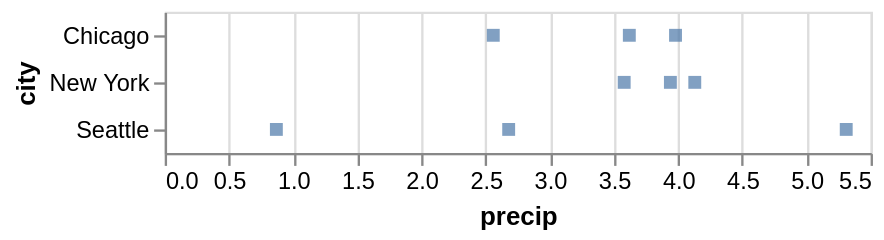

Here is the notebook cell this chart was saved with:
### Markdown cell above
The `encode()` method builds a key-value mapping between encoding channels (such as `x`, `y`, `color`, `shape`, `size`, *etc.*) to fields in the dataset, accessed by field name. For Pandas data frames, Altair automatically determines an appropriate data type for the mapped column, which in this case is the *nominal* type, indicating unordered, categorical values.

Though we've now separated the data by one attribute, we still have multiple points overlapping within each category. Let's further separate these by adding an `x` encoding channel, mapped to the `'precip'` field:

### Code cell
alt.Chart(df).mark_square().encode(
    y='city',
    x='precip'
)

### Figure 1 — Vega-Lite specification as saved in the notebook (floating-point values rounded to 4 significant figures)
{"config": {"view": {"continuousWidth": 300, "continuousHeight": 300}}, "data": {"name": "data-8e72c2f67818e64f2c6d729f1a903405"}, "mark": {"type": "square"}, "encoding": {"x": {"field": "precip", "type": "quantitative"}, "y": {"field": "city", "type": "nominal"}}, "$schema": "https://vega.github.io/schema/vega-lite/v5.20.1.json", "datasets": {"data-8e72c2f67818e64f2c6d729f1a903405": [{"city": "Seattle", "month": "Apr", "precip": 2.68}, {"city": "Seattle", "month": "Aug", "precip": 0.87}, {"city": "Seattle", "month": "Dec", "precip": 5.31}, {"city": "New York", "month": "Apr", "precip": 3.94}, {"city": "New York", "month": "Aug", "precip": 4.13}, {"city": "New York", "month": "Dec", "precip": 3.58}, {"city": "Chicago", "month": "Apr", "precip": 3.62}, {"city": "Chicago", "month": "Aug", "precip": 3.98}, {"city": "Chicago", "month": "Dec", "precip": 2.56}]}}
